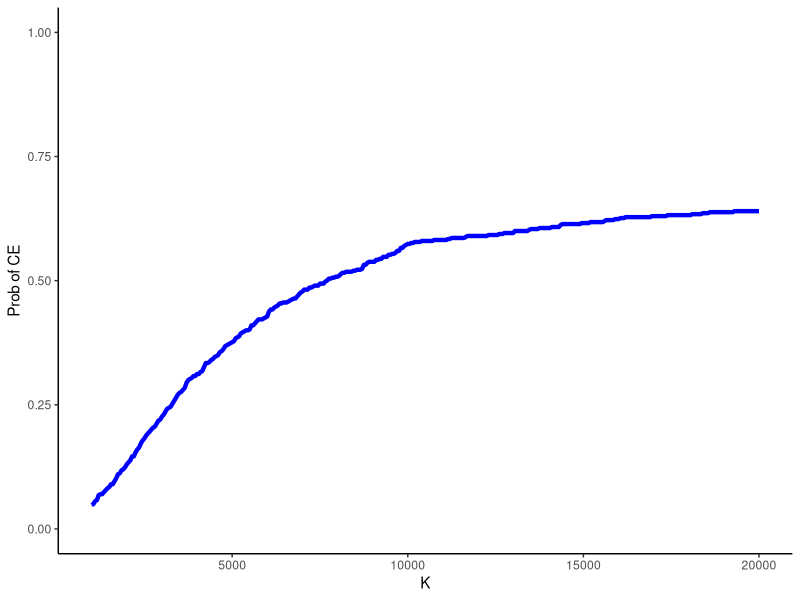

This figure's R source:
## ---- chunk 1
#| label: fig-dt
#| echo: false 
#| eval: true
#| message: false
#| warning: false
#| error: false 
#| results: 'hide' 
#| fig.show: 'hold'
#| out.width: '80%' 
#| out.extra: ''
#| fig.pos: 'h'
#| fig.cap: "Example of a typical structure of a decision tree model."

library(DiagrammeR)
options(scipen=999)

grViz("
  digraph {
  layout = dot
    node [shape = circle,color=grey,style=filled,fixedsize=True,width=0.6]
    edge[color=black,arrowhead=vee]
    A[label = 'R']
    B[label = 'A']
    C[label = 'B']
    D[label = 'A1']
    E[label = 'B1']
    F[label = 'A2']
    G[label = 'B2']
    A->B
    A->C
    B->D
    C->E
    B->F
    C->G
    rank=same {D F}
    rank=same {E G}
  }
   ")
## ---- chunk 2
#| eval: true
#| echo: true
#| message: false
#| warning: false

#set number of individuals in cohort
n <- 100000
#set model inputs
n_a <- n/2; n_b <- n-n_a
C_a <- 1000; C_b <- 500 #treatment costs for each individual
E_a1 <- 0.9; E_a2 <- 0.6 #possible QALYs for each individual in arm A
E_b1 <- 0.8; E_b2 <- 0.6 #possible QALYs for each individual in arm B
p_a1 <- 0.6; p_a2 <- 1 -p_a1 #prob of resulting in outcome a1 or a2
p_b1 <- 0.3; p_b2 <- 1 -p_b1 #prob of resulting in outcome b1 or b2
p_a <- 0.5 ; p_b <- 1- p_a #prob of being assigned to treat A or B

#create simple function to "run this model"
dectree <- function(n, p_a, p_b, C_a, C_b, E_a1, E_a2, E_b1, E_b2, 
                    p_a1, p_a2, p_b1, p_b2){
  
#number of individuals from cohort in each arm
n_a <- n*p_a; n_b <- n*p_b 
#total costs for using treat A or B    
cost_a <- C_a*n_a; cost_b <- C_b*n_b
#number of individuals with each possible QALY outcome
n_a1 <- n_a*p_a1; n_a2 <- n_a*p_a2
n_b1 <- n_b*p_b1; n_b2 <- n_b*p_b2
#total QALYs for each possible leaf node 
QALY_a1 <- n_a1*E_a1; QALY_a2 <- n_a2*E_a2
QALY_b1 <- n_b1*E_b1; QALY_b2 <- n_b2*E_b2
#sum up QALY results by arm
QALYs_a <- QALY_a1 + QALY_a2
QALYs_b <- QALY_b1 + QALY_b2
#store all results in terms of QALYs and costs
Costs <- list("A"=cost_a, "B"=cost_b)
QALYs <- list("A"=QALYs_a, "B"=QALYs_b)
output <- list("Cost"=Costs, "QALYs"=QALYs)
return(output)
}

#run function
dt_model <- dectree(n=100000, p_a=0.5, p_b=0.5, C_a=1000, C_b=500, E_a1=0.9, E_a2=0.6, E_b1=0.8, E_b2=0.6, p_a1=0.6, p_a2=0.4, p_b1=0.3, p_b2=0.7)

#print
dt_model
## ---- chunk 3
#| eval: true
#| echo: true
#| message: false
#| warning: false

mu_cA <- dt_model$Cost$A/n_a
mu_cB <- dt_model$Cost$B/n_b
mu_eA <- dt_model$QALYs$A/n_a
mu_eB <- dt_model$QALYs$B/n_b

#avg costs and QALYs in arm A
mu_cA; mu_eA
#avg costs and QALYs in arm B
mu_cB; mu_eB
## ---- chunk 4
#| eval: true
#| echo: true
#| message: false
#| warning: false

K <- 10000
ICER <- (mu_cA - mu_cB)/(mu_eA-mu_eB)
NB <- K*(mu_eA-mu_eB) - (mu_cA - mu_cB)
## ---- chunk 5
#| eval: true
#| echo: true
#| message: false
#| warning: false

#set number of model replications to account for parameter uncertainty
S <- 500
#create simple function to "run this model"
dectree_prob <- function(n, p_a, p_b, C_a_mu, C_a_sigma, C_b_mu, C_b_sigma, 
                    E_a1_mu, E_a1_sigma, E_a2_mu, E_a2_sigma,
                    E_b1_mu, E_b1_sigma, E_b2_mu, E_b2_sigma,
                    p_a1_low, p_a1_up, p_a2_low, p_a2_up, 
                    p_b1_low, p_b1_up, p_b2_low, p_b2_up, 
                    S){
#number of individuals from cohort in each arm
n_a <- n*p_a; n_b <- n*p_b 
#create empty vectors to contain simulation results
cost_a <- cost_b <- rep(NA, S)
QALYs_a <- QALYs_b <- rep(NA, S)
for(s in 1:S){
#assign Gamma distributions to generate costs
C_a <- rgamma(1,shape=C_a_mu^2/C_a_sigma^2,scale=C_a_sigma^2/C_a_mu)
C_b <- rgamma(1,shape=C_b_mu^2/C_b_sigma^2,scale=C_b_sigma^2/C_b_mu)
#assign Uniform distributions to generate prob of each possible QALY outcome
p_a1 <- runif(1,min=p_a1_low,max=p_a1_up)
p_a2 <- 1-p_a1
p_b1 <- runif(1,min=p_b1_low,max=p_b1_up)
p_b2 <- 1-p_b1
n_a1 <- n_a*p_a1; n_a2 <- n_a*p_a2
n_b1 <- n_b*p_b1; n_b2 <- n_b*p_b2
#assign Beta distributions to generate QALY for each possible leaf node 
E_a1 <- rbeta(1, shape1 = (E_a1_mu*(1-E_a1_mu)/E_a1_sigma^2-1)*E_a1_mu, shape2 = (E_a1_mu*(1-E_a1_mu)/E_a1_sigma^2-1)*(1-E_a1_mu))
E_a2 <- rbeta(1, shape1 = (E_a2_mu*(1-E_a2_mu)/E_a2_sigma^2-1)*E_a2_mu, shape2 = (E_a2_mu*(1-E_a2_mu)/E_a2_sigma^2-1)*(1-E_a2_mu))
E_b1 <- rbeta(1, shape1 = (E_b1_mu*(1-E_b1_mu)/E_b1_sigma^2-1)*E_b1_mu, shape2 = (E_b1_mu*(1-E_b1_mu)/E_b1_sigma^2-1)*(1-E_b1_mu))
E_b2 <- rbeta(1, shape1 = (E_b2_mu*(1-E_b2_mu)/E_b2_sigma^2-1)*E_b2_mu, shape2 = (E_b2_mu*(1-E_b2_mu)/E_b2_sigma^2-1)*(1-E_b2_mu))
QALY_a1 <- n_a1*E_a1; QALY_a2 <- n_a2*E_a2
QALY_b1 <- n_b1*E_b1; QALY_b2 <- n_b2*E_b2
#sum up QALY results by arm
#store results for simualtion S
cost_a[s] <- C_a*n_a
cost_b[s] <- C_b*n_b
QALYs_a[s] <- QALY_a1 + QALY_a2
QALYs_b[s] <- QALY_b1 + QALY_b2
}
#store all simulation results in terms of QALYs and costs
Costs <- list("A"=cost_a, "B"=cost_b)
QALYs <- list("A"=QALYs_a, "B"=QALYs_b)
output <- list("Cost"=Costs, "QALYs"=QALYs)
return(output)
}

#run function
set.seed(2345) #set rng seed for replicability
dt_model_prob <- dectree_prob(n=100000, p_a=0.5, p_b=0.5, C_a_mu=1000, C_a_sigma=200, C_b_mu=500, C_b_sigma=150, E_a1_mu=0.9, E_a1_sigma=0.15, E_a2_mu=0.6, E_a2_sigma=0.1, E_b1_mu=0.8, E_b1_sigma=0.15, E_b2_mu=0.6, E_b2_sigma=0.1,p_a1_low=0.35, p_a1_up=0.45, p_b1_low=0.25, p_b1_up=0.35, S=S)

#show first 10 simulations for total costs and QALY values per arm
lapply(dt_model_prob$Cost, head, 10)
lapply(dt_model_prob$QALYs, head, 10)
## ---- chunk 6
#| eval: true
#| echo: true
#| message: false
#| warning: false

#obtain mean outcome values per treatment per simulation
mu_cA <- dt_model_prob$Cost$A/n_a
mu_cB <- dt_model_prob$Cost$B/n_b
mu_eA <- dt_model_prob$QALYs$A/n_a
mu_eB <- dt_model_prob$QALYs$B/n_b

#create data frame
mu_res <- data.frame(mu_cA,mu_cB,mu_eA,mu_eB)

#summary statistics for costs and QALYs by arm across simulations
summary(mu_res) 

ICER <- (mu_cA - mu_cB)/(mu_eA - mu_eB)
NB <- K*(mu_eA-mu_eB) - (mu_cA - mu_cB)

#summary statistics for ICER/NB across simulations
summary(ICER) 
summary(NB)
## ---- chunk 7
#| eval: true
#| echo: true
#| message: false
#| warning: false

#prob of CE at K=10000
pCE_nb <- sum(NB>0)/S 

pCE_nb
## ---- chunk 8
#| eval: true
#| echo: true
#| message: false
#| warning: false

#range of values to consider for K
k_value <- seq(from = 1000, to = 20000, by = 50)
n_kval <- length(k_value)
NB_k <- matrix(NA,nrow = S, ncol = n_kval)
p_CE_nb_k <- rep(NA, n_kval)  

#compute prob CE based on NB at each value of K
for(k in 1:n_kval){
  for(s in 1:S){
  NB_k[s,k] <- k_value[k]*(mu_eA[s] - mu_eB[s]) - (mu_cA[s] - mu_cB[s])
  }
  p_CE_nb_k[k] <- sum(NB_k[,k]>0)/S
}

## ---- chunk 9
#| label: fig-pce
#| echo: false 
#| eval: true
#| message: false
#| warning: false
#| error: false 
#| results: 'hide' 
#| fig.show: 'hold'
#| out.width: '80%' 
#| out.extra: ''
#| fig.pos: 'h'
#| fig.cap: "Example of a typical structure of a decision tree model."

library(ggplot2)
df.pce <- data.frame(p_CE_nb_k,k_value)
ggplot(data = df.pce, aes(x=k_value, y=p_CE_nb_k)) +
  geom_line(linetype=1, lwd= 1.5, color="blue") + 
  xlab("K") + ylab("Prob of CE") + ylim(0,1) + xlim(1000,20000) +
  theme(panel.grid.major = element_blank(), 
        panel.grid.minor = element_blank(), panel.background = element_blank(), 
        axis.line = element_line(colour = "black"), plot.title = element_text(hjust = 0.5), 
        strip.background =element_rect(fill="white"), 
        strip.text.x = element_text(size = 12, color = "black", face = "bold"),
        strip.text.y = element_text(size = 12, color = "black", face = "bold"),
        legend.position = "none")
